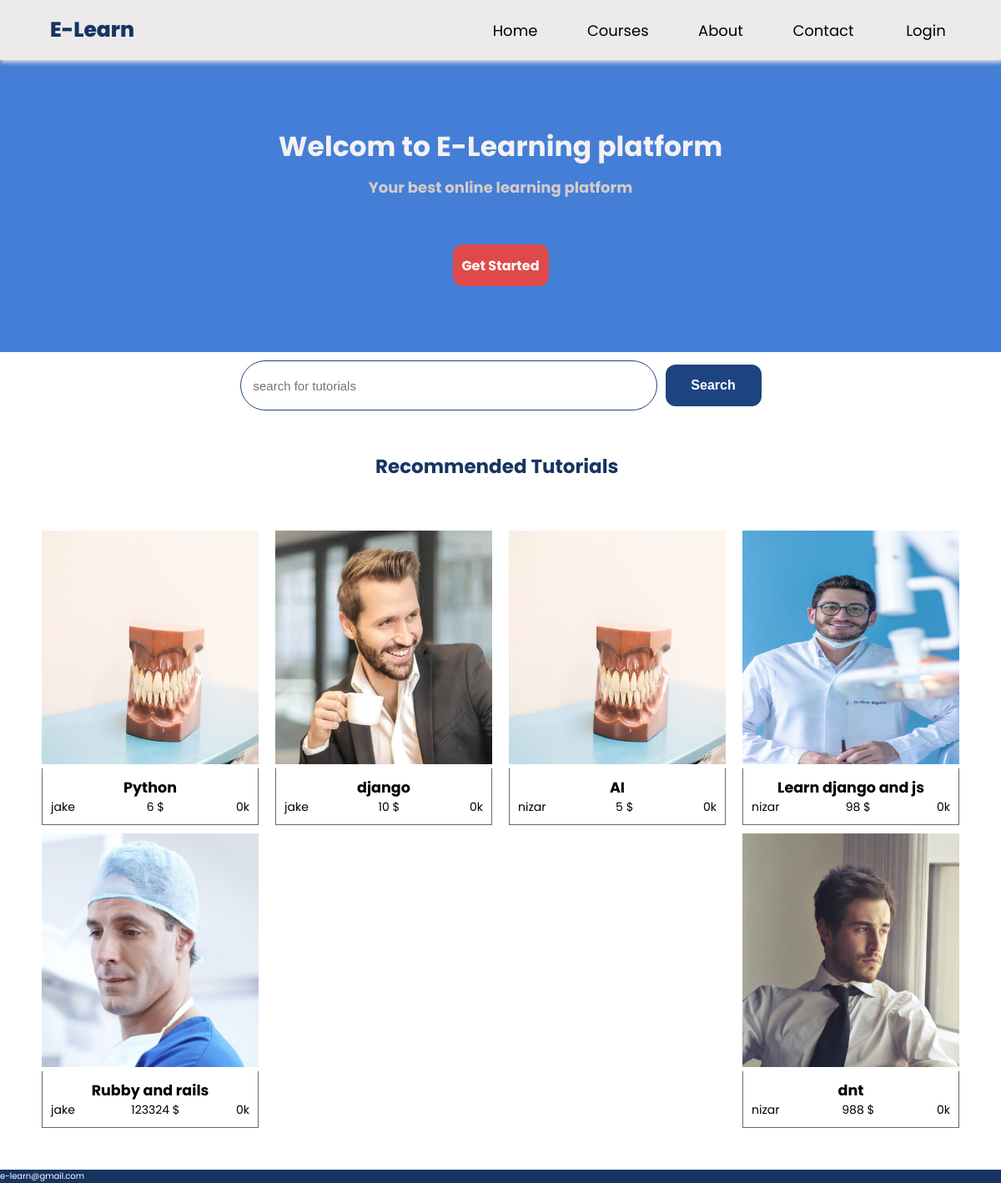
The page / on the database its author committed.
### base/models.py (models this page shows, shortened)
class Tutorial(models.Model):
    user=models.ForeignKey(Profile,on_delete=models.CASCADE)
    name=models.TextField()
    cover=models.ImageField(blank=True,default='avatar.svg')
    description=models.TextField()
    price=models.IntegerField(blank=True)
    created=models.DateTimeField(auto_now_add=True)
    followers=models.ManyToManyField(Profile,related_name='unrolls')
    @property
    def cover_url(self):
        try :
            return self.cover.url
        except:
            return ''

class Profile(models.Model):
    user=models.OneToOneField(User,on_delete=models.CASCADE)
    bio=models.TextField(null=True,blank=True)
    username=models.CharField(max_length=200)
    avatar=models.ImageField(blank=True,default='avatar.svg')
    created=models.DateTimeField(auto_now_add=True)
    def __str__(self) :
        return self.user.username

### base/views.py (the view)
# urls.py: 2. Add a URL to urlpatterns:  path('', views.home, name='home')
def home(request):
    if request.user.is_authenticated:
        tutorials=Tutorial.objects.all()
        your_tutorials = Tutorial.objects.filter(user=request.user.profile)
        context={'user':request.user,'tutorials':tutorials,'your_tutorials':your_tutorials}
        return render(request,'base/home.html',context)
    else:
        tutorials=Tutorial.objects.all()
        user=[]
        context={'tutorials':tutorials,'user':user}
        return render(request,'base/home2.html',context)

### base/templates/base/home2.html
{% extends 'base/main.html' %}
{% load static %}
{% block content %}
<main>
    <section class="get-started">
        <div class="get-started-text">
            <h1>Welcom to E-Learning platform</h1>
            <h3>Your best online learning platform</h3>
        </div>
        <a href="{% url 'login-page' %}" class="get-started-link">Get Started</a>
    </section>
    <section class="search-section">
        <input type="text" placeholder="search for tutorials" class="tutorial-search-input">
        <button type="submit" class="tutorial-search-button"> Search</button>
    </section>
    <h1 style="margin-top: 50px; margin-left: 450px; font-size: 2.3rem;color: rgb(23, 52, 97);">Recommended Tutorials</h1>
    <section class="tutorials">
        {% for tutorial in tutorials %}
        <a href="">
            <div class="tutorial">
                <img class="tutorial-image" src="{{tutorial.cover_url}}" style=" height: 280px;width: 260px; "></img>
                <div class="tutorial-details">
                    <div class="tutorial-name">
                        <h3>{{tutorial.name}}</h3>
                    </div>
                    <div class="tutorial-activity">
                        <span>{{tutorial.user}}</span>
                        <span>{{tutorial.price}} $</span>
                        <span>{{tutorial.followers.count}}k</span>
                    </div>
                </div>
            </div>
        </a>
        {% endfor %}
    </section>
    <section class="footer">
        <span style="color: white;">e-learn@gmail.com</span>
    </section>
{% endblock content %}

### static/css/style.css (style rules this page uses)
* { margin: 0; padding: 0; box-sizing: border-box; }
html { font-size: 10px; font-family: 'Poppins', sans-serif; }
a { text-decoration: none; color: black; }
main { width: 100%; height: calc(100vh - 72px); overflow-y: auto; }
.get-started-text { height: 60px; display: flex; flex-direction: column; align-items: center; justify-content: space-around; }
.get-started-text h1 { font-size: 3.3rem; color: rgb(244, 241, 241); }
.get-started-text h3 { font-size: 1.8rem; font-family: 200; color: rgb(211, 203, 203); margin-top: 10px; }
.get-started { width: 100%; height: 350px; padding: 50px; display: flex; flex-direction: column; align-items: center; justify-content: space-around; background-color:rgb(68, 126, 214) ; }
.get-started-link { height: 50px; width: 115px; padding: 10px; border-radius: 12px; display: flex; align-items: center; justify-content: center; background-color: rgb(223, 73, 73); color: white; font-size: 1.6rem; font-weight:620; margin-top: 25px; transition: 0.7s ease; }
.search-section { margin-top: 10px; display: flex; align-items: center; justify-content: center; }
.tutorial-search-input { width: 500px; height: 60px; color: rgb(23, 52, 97); border-radius: 9999px; border: 1px solid rgb(31, 68, 123); padding-left: 15px; font-size: 1.5rem; }
.tutorial-search-button { height: 50px; width: 115px; padding: 10px; border-radius: 12px; display: flex; align-items: center; justify-content: center; background-color: rgb(29, 68, 127); color: white; font-size: 1.6rem; font-weight:620; margin-left: 10px; transition: 0.7s ease; border: none; }
.tutorials { display: flex; align-items: center; flex-wrap: wrap; justify-content: space-between; padding: 50px; }
.tutorial { margin-top: 10px; }
.tutorial-details { width: 260px; display: flex; flex-direction: column; align-items: center; padding: 10px; border: 1px solid #6b6969; border-top: none; }
.tutorial-name { font-size: 1.5rem; }
.tutorial-activity { width: 100%; display: flex; align-items: center; justify-content: space-between; font-size: 1.4rem; }
.footer { background-color:rgb(23, 52, 97); }

### rows shown on the page
Tutorial: cover_url (picture), name "Python", user "jake", price "6", followers.count "0"
Tutorial: cover_url (picture), name "django", user "jake", price "10", followers.count "0"
Tutorial: cover_url (picture), name "AI", user "nizar", price "5", followers.count "0"
Tutorial: cover_url (picture), name "Learn django and js", user "nizar", price "98", followers.count "0"
Tutorial: cover_url (picture), name "Rubby and rails", user "jake", price "123324", followers.count "0"
Tutorial: cover_url (picture), name "dnt", user "nizar", price "988", followers.count "0"
